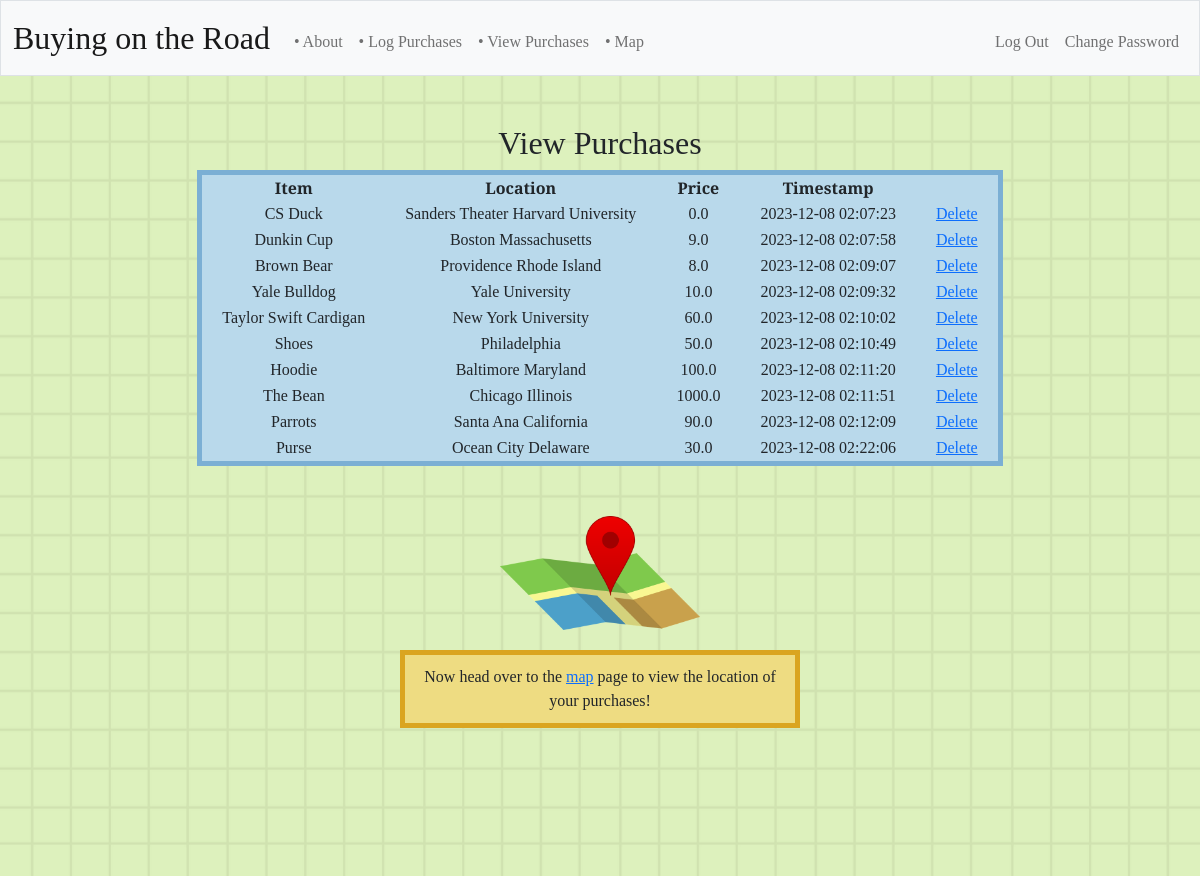
The page /view_purchases (signed in) on the database as committed earlier.
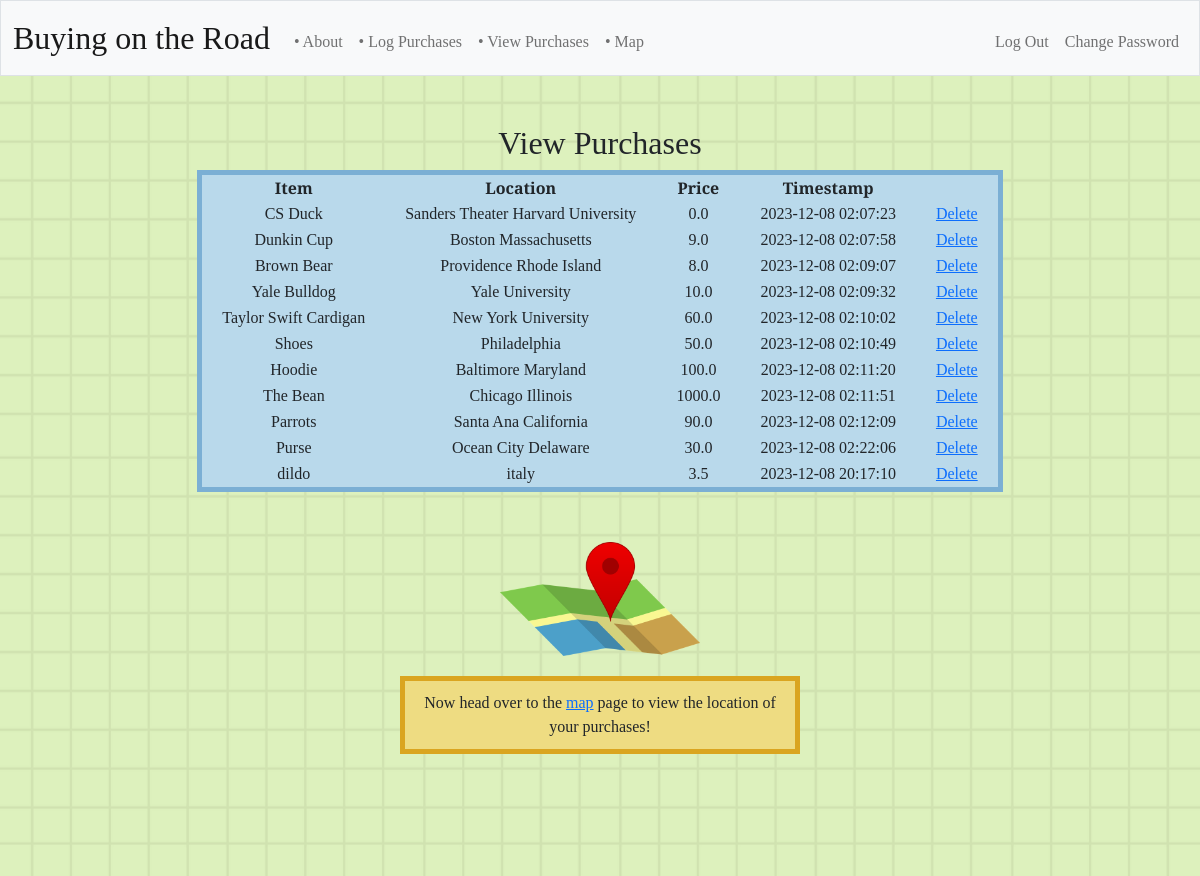
The same page on the database as committed later.
### tables this page shows
CREATE TABLE purchases (
            id INTEGER PRIMARY KEY,
            user_id INTEGER NOT NULL,
            item TEXT NOT NULL,
            location INTEGER NOT NULL,
            price REAL NOT NULL,
            timestamp DATETIME DEFAULT
        CURRENT_TIMESTAMP, latitude REAL, longitude REAL);

### app.py (the view)
@app.route("/view_purchases")
@login_required
def view_purchases():
    user_id = session["user_id"]
    purchases = db.execute("SELECT * FROM purchases WHERE user_id = ?", user_id)
    return render_template("view_purchases.html", purchases=purchases)

### app.py (called while the page is built)
@app.after_request
def after_request(response):
    response.headers["Cache-Control"] = "no-cache, no-store, must-revalidate"
    response.headers["Expires"] = 0
    response.headers["Pragma"] = "no-cache"
    return response

### helpers.py (called while the page is built)
def login_required(f):
    @wraps(f)
    def decorated_function(*args, **kwargs):
        if session.get("user_id") is None:
            return redirect("/login")
        return f(*args, **kwargs)
    return decorated_function

### templates/view_purchases.html
{% extends "layout.html" %}
{% block main %}
    <h2>View Purchases</h2>
    <table class="table-center">
        <thead>
            <tr>
                <th class="table-th">Item</th>
                <th class="table-th">Location</th>
                <th class="table-th">Price</th>
                <th class="table-th">Timestamp</th>
            </tr>
        </thead>
        <tbody>
            {% for purchase in purchases %}
                <tr>
                    <td class="table-td">{{ purchase.item }}</td>
                    <td class="table-td">{{ purchase.location }}</td>
                    <td class="table-td">{{ purchase.price }}</td>
                    <td class="table-td">{{ purchase.timestamp }}</td>
                    <td class="table-td">
                        <a href="{{ url_for('delete_purchase', purchase_id=purchase.id) }}">Delete</a>
                    </td>
                </tr>
            {% endfor %}
        </tbody>
    </table>
<div class="directions-container">
    <img src="/static/pin.png" id="pin">
    <p class="directions">Now head over to the <a href="/map">map</a> page to view the location of your purchases!</p>
</div>
{% endblock %}

### templates/layout.html (shortened to what this page needs)
<!DOCTYPE html>
<html lang="en">
    <head>
        <link href="https://cdn.jsdelivr.net/npm/bootstrap@5.1.3/dist/css/bootstrap.min.css" rel="stylesheet">
        <link href="https://cdn.jsdelivr.net/npm/bootstrap@5.3.2/dist/css/bootstrap.min.css" rel="stylesheet">
        <link href="/static/styles.css" rel="stylesheet">
    </head>
    <body>
        <div class="background-image">
            <nav class="bg-light border navbar navbar-expand-md navbar-light">
                <div class="container-fluid">
                    <a class="navbar-brand" href="/">Buying on the Road</a>
                    <div class="collapse navbar-collapse" id="navbar">
                        {% if session["user_id"] %}
                            <ul class="navbar-nav me-auto mt-2">
                                <li class="nav-item"><a class="nav-link" href="/">• About</a></li>
                                <li class="nav-item"><a class="nav-link" href="/log_purchase">• Log Purchases</a></li>
                            <li class="nav-item"><a class="nav-link" href="/view_purchases">• View Purchases</a></li>
                                <li class="nav-item"><a class="nav-link" href="/map">• Map</a></li>
                            </ul>
                            <ul class="navbar-nav ms-auto mt-2">
                                <li class="nav-item"><a class="nav-link" href="/logout">Log Out</a></li>
                                <li class="nav-item"><a class="nav-link" href="/change_password">Change Password</a></li>
                            </ul>
                        {% else %}
                            <ul class="navbar-nav ms-auto mt-2">
                                <li class="nav-item"><a class="nav-link" href="/register">Register</a></li>
                                <li class="nav-item"><a class="nav-link" href="/login">Log In</a></li>
                            </ul>
                        {% endif %}
                    </div>
                </div>
            </nav>
            <main class="container-fluid py-5 text-center">
                {% block main %}{% endblock %}
            </main>
        </div>
        </body>
</html>

### static/styles.css (style rules this page uses)
body, html { height: 100%; margin: 0; padding: 0; }
body { background-image: url('/static/background.png'); background-size: cover; background-position: center; background-attachment: fixed; }
nav .navbar-brand { font-size: xx-large; font-family: 'Hedvig Letters Serif', serif; }
.nav-item, h1, h2 { font-family: 'Hedvig Letters Serif', serif; }
p, button, label, input, td, th { font-family: 'Libre Baskerville', serif; }
.background-image { background-image: url('/static/background.png'); background-size: cover; background-position: center; background-attachment: fixed; }
.container-fluid.py-5.text-center { min-height: 100vh; }
th, td { padding-right: 20px; padding-left: 20px; }
.table-center { margin-left: auto; margin-right: auto; background-color: #B9D9EB; border-style: solid; border-width: 5px; border-color: #7BAFD4; margin-bottom: 50px; }
.directions { background-color: #EEDC82; border-style: solid; border-width: 5px; border-color: #DAA520; padding: 10px; margin-top: 20px; }
.directions-container { text-align: center; max-width: 400px; margin: auto; }
#pin { max-height: 50%; max-width: 50%; }

Rows that differ between the two databases and show on the page:
added purchases: item "dildo", location "italy", price "3.5", timestamp "2023-12-08 20:17:10"
